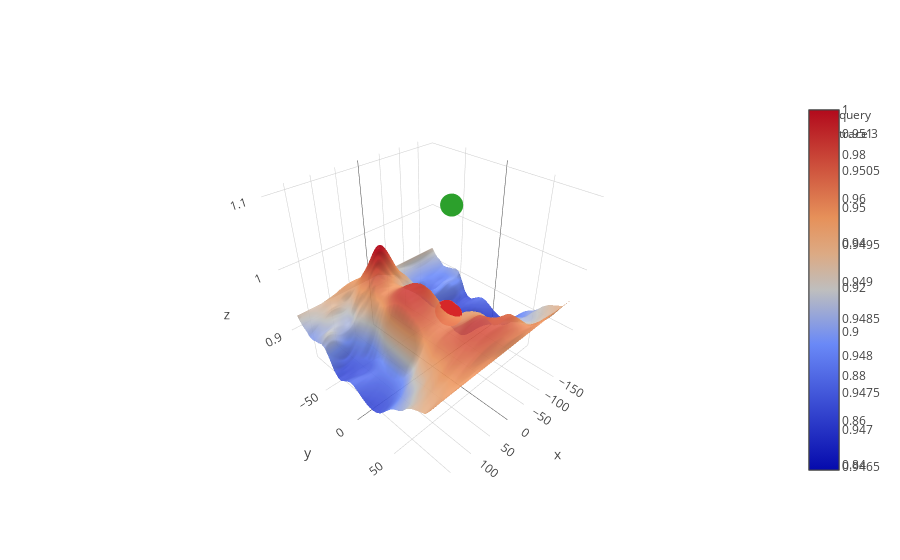

Write notebook code for a chart like this one.
### Code cell
data = [go.Surface( z=tiegcm.z[time_index, height_index, :, :]/norm,
                    x=tiegcm.lon,
                    y=tiegcm.lat,
                    opacity = .9,
                   name = 'max_height'
                    ),
        go.Surface( z=z_column[0, height_index, :, :]/norm,
                    x=lon_column[height_index],
                    y = lat_column[height_index],
                    opacity = 1,
                   name = 'column_height',
                    ),
        go.Scatter3d(x = [p.longitude], y =[ p.latitude],z = [p.height/norm], name = 'query', mode = 'markers'),
        go.Scatter3d(x = [lon[c[0], c[1]] for c in coord_indices], 
                     y = [lat[c[0], c[1]] for c in coord_indices], 
                     z = tiegcm.z[time_index,height_index, lat_indices, lon_indices]/norm, mode = 'markers')
]

iplot(data)

### Figure 1 — Plotly figure (JSON) as saved in the notebook; plotly's stock layout.template omitted (floating-point values rounded to 4 significant figures; data arrays with more than 128 entries replaced by an {"elided": "..."} marker saying what was removed)
{"data": [{"name": "max_height", "opacity": 0.9, "type": "surface", "uid": "ce35a147-911f-11e9-8644-28cfe91e3125", "x": [-180, -175, -170, -165, -160, -155, -150, -145, -140, -135, -130, -125, -120, -115, -110, -105, -100, -95, -90, -85, -80, -75, -70, -65, -60, -55, -50, -45, -40, -35, -30, -25, -20, -15, -10, -5, 0, 5, 10, 15, 20, 25, 30, 35, 40, 45, 50, 55, 60, 65, 70, 75, 80, 85, 90, 95, 100, 105, 110, 115, 120, 125, 130, 135, 140, 145, 150, 155, 160, 165, 170, 175, 180], "y": [-90, -87.5, -82.5, -77.5, -72.5, -67.5, -62.5, -57.5, -52.5, -47.5, -42.5, -37.5, -32.5, -27.5, -22.5, -17.5, -12.5, -7.5, -2.5, 2.5, 7.5, 12.5, 17.5, 22.5, 27.5, 32.5, 37.5, 42.5, 47.5, 52.5, 57.5, 62.5, 67.5, 72.5, 77.5, 82.5, 87.5, 90], "z": {"elided": "38x73 float values"}}, {"name": "column_height", "opacity": 1, "type": "surface", "uid": "ce36cad9-911f-11e9-bd16-28cfe91e3125", "x": [[0, 5], [0, 5]], "y": [[17.5, 17.5], [22.5, 22.5]], "z": [[0.9479, 0.9513], [0.9465, 0.9492]]}, {"mode": "markers", "name": "query", "type": "scatter3d", "uid": "ce36cd33-911f-11e9-8cf5-28cfe91e3125", "x": [0.5], "y": [20.5], "z": [1.1]}, {"mode": "markers", "type": "scatter3d", "uid": "ce36cf4c-911f-11e9-b1b6-28cfe91e3125", "x": [0, 0, 5], "y": [22.5, 17.5, 22.5], "z": [0.9465, 0.9479, 0.9492]}], "layout": {}}
